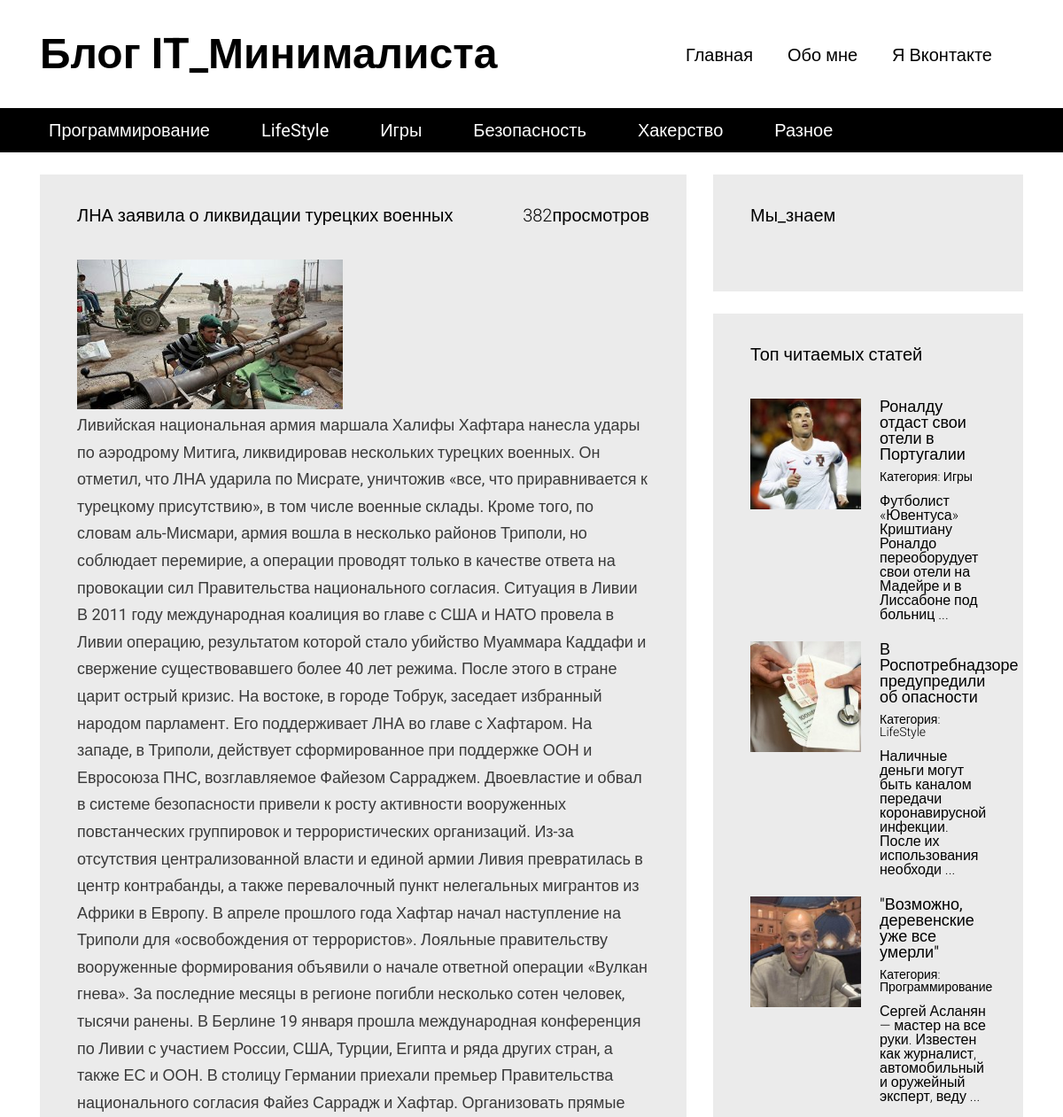
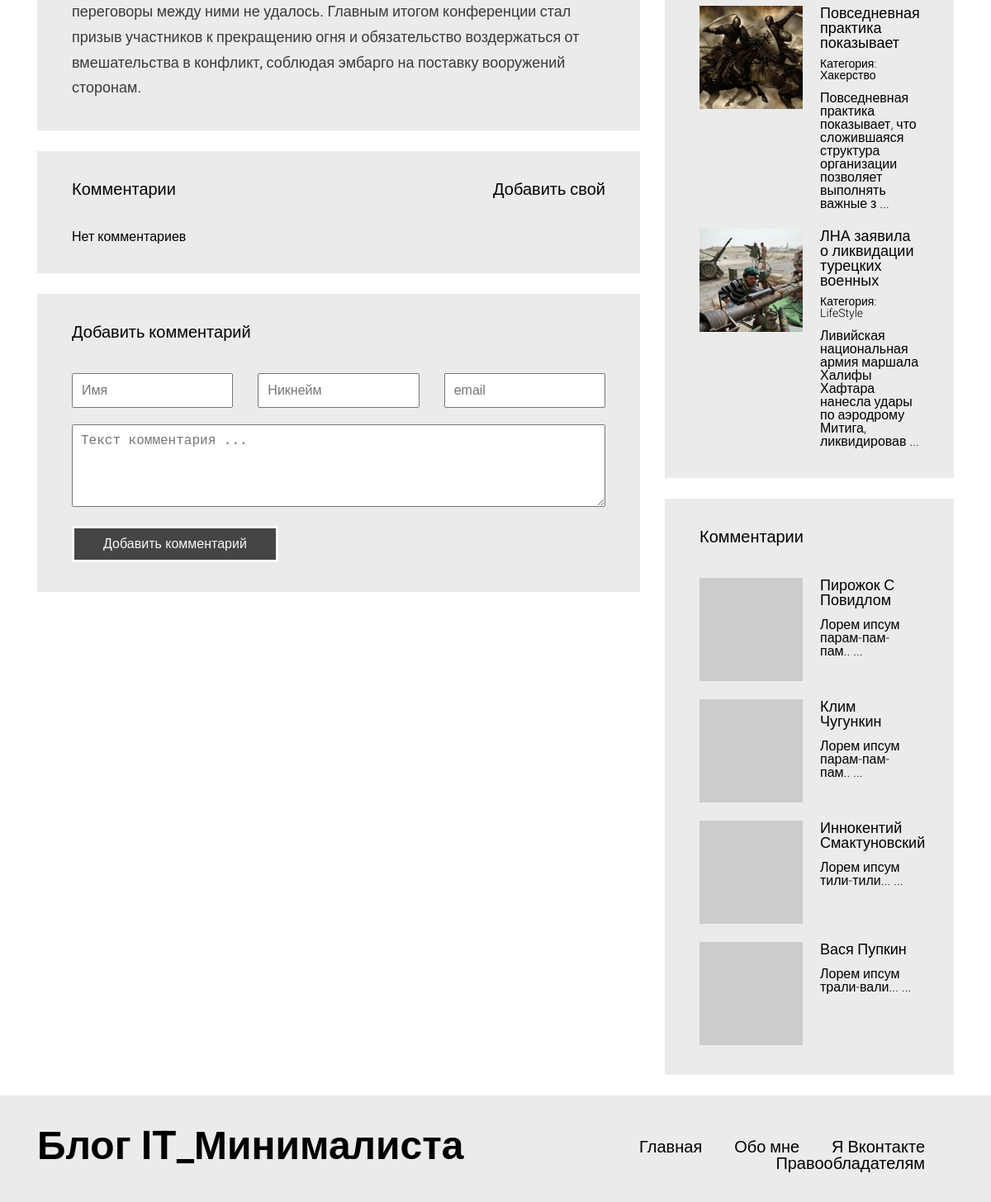
The page /article.php?id=9 on the database its author committed (2 pictures, top to bottom).
### tables this page shows
CREATE TABLE `articles_categories` (
  `id` int(11) NOT NULL,
  `title` varchar(100) NOT NULL
);

CREATE TABLE `articles` (
  `id` int(11) NOT NULL,
  `title` varchar(255) DEFAULT NULL,
  `image` varchar(100) NOT NULL,
  `text` text DEFAULT NULL,
  `categorie_id` int(11) NOT NULL,
  `pubdate` datetime NOT NULL DEFAULT current_timestamp(),
  `views` int(11) NOT NULL DEFAULT 0
);

CREATE TABLE `comments` (
  `id` int(11) NOT NULL,
  `autor` varchar(100) NOT NULL,
  `nickname` varchar(100) NOT NULL,
  `email` varchar(255) NOT NULL,
  `text` text NOT NULL,
  `pubdate` datetime NOT NULL DEFAULT current_timestamp(),
  `articles_id` int(11) NOT NULL
);

### includes/config.php (called while the page is built, shortened)
<?php
$config = array(
    'title' => 'Блог IT_Минималиста',
    'vk_url' => 'https://vk.com/',
    'db' => array(
        'server' => 'localhost',
        'username' => 'root',
        'password' => '',
        'name' => 'blog'
    )
);

### article.php (the view, shortened to what this page needs)
<?php
require "includes/config.php";
?>
<!DOCTYPE html>
<html lang="en">
<head>
  <link rel="stylesheet" type="text/css" href="/media/assets/bootstrap-grid-only/css/grid12.css">
  <link rel="stylesheet" type="text/css" href="/media/css/style.css">
</head>
<body>
  <div id="wrapper">
  <?php include "includes/header.php"; ?>
    <?php
    $article = mysqli_query($connection, "SELECT * FROM `articles` WHERE `id` =" . (int) $_GET['id']);
        if (mysqli_num_rows($article) <= 0) {
        ?>
    <div id="content">
        <div class="container">
        <div class="row">
            <section class="content__left col-md-8">
            <div class="block">
                <h3>Статья не найдена!</h3>
                <div class="block__content">
                <div class="full-text">
                    Запрашиваемая Вами статья не существует.
                </div>
                </div>
            </div>
            </section>
            <section class="content__right col-md-4">
            <?php include "includes/sidebar.php"; ?>
            </section>
        </div>
        </div>
    </div>
    <?php
    } else {
        $art = mysqli_fetch_assoc($article);
        mysqli_query($connection, "UPDATE `articles` SET `views` = `views` + 1 WHERE `id` = " . (int) $art['id']);
        ?>
<div id="content">
    <div class="container">
        <div class="row">
            <section class="content__left col-md-8">
            <div class="block">
                <a><?php echo $art['views']; ?>просмотров</a>
                <h3><?php echo $art['title']; ?></h3>
                <div class="block__content">
                <img src="static/images/<?php echo $art['image']; ?>" style="max-width: 100%;">
                <div class="full-text">
                <?php echo $art['text']; ?></div>
                </div>
                </div>
                <div class="block">
                <a href="#comment_add_form">Добавить свой</a>
                <h3>Комментарии</h3>
                <div class="block__content">
                <div class="articles articles__vertical">
                <?php
                    $comments = mysqli_query($connection, "SELECT * FROM `comments` WHERE `articles_id` =" . (int) $art['id'] . " ORDER BY `id` DESC");
                    if( mysqli_num_rows($comments) <= 0 )
                    {
                        echo "Нет комментариев";
                    }
                    ?>
                </div>
            </div>
            </div>
            <div class="block" id="comment-add-form">
            <h3>Добавить комментарий</h3>
              <div class="block__content">
                <form class="form" method="POST" action="/article.php?id=<?php echo $art['id']; ?> #comment-add-form">
                  <div class="form__group">
                    <div class="row">
                      <div class="col-md-4">
                        <input type="text" class="form__control" required="" name="name" placeholder="Имя" value= "<?php $_POST['name']; ?>">
                      </div>
                      <div class="col-md-4">
                        <input type="text" class="form__control" required="" name="nickname" placeholder="Никнейм" value= "<?php $_POST['Никнейм']; ?>">
                      </div>
                      <div class="col-md-4">
                        <input type="text" class="form__control" required="" name="email" placeholder="email" value= "<?php $_POST['email']; ?>">
                      </div>
                    </div>
                  </div>
                  <div class="form__group">
                    <textarea name="text" required="" class="form__control" placeholder="Текст комментария ..."><?php $_POST['text']; ?></textarea>
                  </div>
                  <div class="form__group">
                    <input type="submit" class="form__control" name="do_post" value="Добавить комментарий">
                  </div>
                </form>
              </div>
            </div>
            </section>
            <section class="content__right col-md-4">
            <?php include "includes/sidebar.php"; ?>
            </section>
        </div>
    </div>
</div>
    <?php
        }
    ?>
    <?php include "includes/footer.php"; ?>
  </div>
</body>
</html>

### includes/header.php
<header id="header">
    <div class="header__top">
    <div class="container">
        <div class="header__top__logo">
        <h1><?php echo $config['title']; ?></h1>
        </div>
        <nav class="header__top__menu">
        <ul>
            <li><a href="/">Главная</a></li>
            <li><a href="/pages/about_me.php">Обо мне</a></li>
            <li><a href="<?php echo $config['vk_url']; ?>">Я Вконтакте</a></li>
        </ul>
        </nav>
    </div>
    </div>
    <?php
        $categories = mysqli_query($connection, "SELECT * FROM `articles_categories`");
    ?>
    <div class="header__bottom">
    <div class="container">
        <nav>
        <ul>
            <?php
                while( $cat = mysqli_fetch_assoc($categories) )
                {
                    ?>
                    <li><a href="/articles.php?categorie=<?php echo $cat['id']; ?>"><?php echo $cat['title']; ?></a></li>
                    <?php
                }
            ?>
        </ul>
        </nav>
    </div>
    </div>
</header>

### includes/sidebar.php (shortened to what this page needs)
<div class="block">
    <h3>Мы_знаем</h3>
    <div class="block__content">
    </div>
</div>
<div class="block">
    <h3>Топ читаемых статей</h3>
    <div class="block__content">
    <div class="articles articles__vertical">
    <?php
        $articles = mysqli_query($connection, "SELECT * FROM `articles` ORDER BY `views` DESC LIMIT 5");
        while ( $art = mysqli_fetch_assoc($articles) )
        {
        ?>
        <article class="article">
        <div class="article__image" style="background-image: url(/static/images/<?php echo $art['image']; ?>);"></div>
        <div class="article__info">
            <a href="article.php?id=<?php echo $art['id']; ?>"><?php echo $art['title']; ?></a>
            <div class="article__info__meta">
            <?php
                $art_cat = false;
                foreach( $categories as $cat )
                {
                if( $cat['id'] == $art['categorie_id'])
                {
                    $art_cat = $cat;
                break;
                }
                }
            ?>
            <small>Категория: <a href="/articles.php?categorie=<?php echo $art_cat['id']; ?>"><?php echo $art_cat['title']; ?></a></small>
            </div>
            <div class="article__info__preview"><?php echo mb_substr(strip_tags($art['text']), 0, 100, 'utf-8') . ' ...';  ?></div>
        </div>
        </article>
        <?php
        }
        ?>
    </div>
    </div>
</div>
<div class="block">
    <h3>Комментарии</h3>
    <div class="block__content">
    <div class="articles articles__vertical">
    <?php
        $comments = mysqli_query($connection, "SELECT * FROM `comments` ORDER BY `id` DESC LIMIT 5");
        while ( $comment = mysqli_fetch_assoc($comments) )
        {
        ?>
        <article class="article">
        <div class="article__image" style="background-image: url(https://s.gravatar.com/avatar/<?php echo md5($comment['email']); ?>?s=80);"></div>
        <div class="article__info">
            <a href="article.php?id=<?php echo $comment['articles_id']; ?>"><?php echo $comment['autor']; ?></a>
            <div class="article__info__preview"><?php echo mb_substr(strip_tags($comment['text']), 0, 100, 'utf-8') . ' ...';  ?></div>
        </div>
        </article>
        <?php
        }
        ?>
    </div>
    </div>
</div>

### media/css/style.css (style rules this page uses)
html, body, div, span, applet, object, iframe, h1, h2, h3, h4, h5, h6, p, blockquote, pre, a, abbr, acronym, address, big, cite, code, del, dfn, em, img, ins, kbd, q, s, samp, small, strike, strong, sub, sup, tt, var, b, u, i, center, dl, dt, dd, ol, ul, li, fieldset, form, label, legend, table, caption, tbody, tfoot, thead, tr, th, td, article, aside, canvas, details, embed, figure, figcaption, footer, header, hgroup, menu, nav, output, ruby, section, summary, time, mark, audio, video { margin: 0; padding: 0; border: 0; font-size: 100%; font: inherit; vertical-align: baseline; }
article, aside, details, figcaption, figure, footer, header, hgroup, menu, nav, section { display: block; }
body { line-height: 1; }
ol, ul { list-style: none; }
h1 { font-size: 48px; font-weight: bold; }
h3 { font-size: 20px; font-weight: bold; }
body { font-family: 'Roboto', sans-serif; }
#header { margin-bottom: 25px; }
#header .header__top { padding: 37px 0; }
#header .header__top .header__top__logo { float: left; }
#header .header__top .header__top__menu { padding-top: 15px; text-align: right; }
#header .header__top .header__top__menu ul > li { display: inline-block; margin-right: 35px; }
#header .header__top .header__top__menu ul > li > a { font-size: 20px; text-decoration: none; color: black; }
#header .header__bottom { height: 50px; background-color: black; line-height: 50px; }
#header .header__bottom nav ul > li { display: inline-block; margin-right: 34px; }
#header .header__bottom nav ul > li > a { color: white; font-size: 20px; text-decoration: none; padding: 3px 10px; }
.block { background-color: #ebebeb; padding: 36px 42px; margin-bottom: 25px; }
.block > h3 { font-weight: normal; }
.block > a { float: right; font-size: 20px; color: black; text-decoration: none; font-weight: 300; }
.block .block__content { padding-top: 40px; }
.articles.articles__vertical .article { margin-bottom: 22px; }
.articles .article:last-child { margin-bottom: 0; }
.articles .article:after { visibility: hidden; display: block; font-size: 0; content: " "; clear: both; height: 0; }
.articles .article .article__image { width: 125px; height: 125px; overflow: hidden; background-color: black; float: left; background-repeat: no-repeat; background-size: cover; background-position: center center; }
.articles .article .article__info { margin-left: 125px; padding-left: 21px; }
.articles .article .article__info > a { color: black; font-size: 18px; font-weight: normal; text-decoration: none; }
.articles .article .article__info > .article__info__meta { font-size: 14px; font-weight: 300; margin-top: 9px; margin-bottom: 13px; }
.articles .article .article__info > .article__info__meta a { color: black; text-decoration: none; }
.articles .article .article__info > .article__info__preview { font-size: 16px; font-weight: 300; }
.full-text { font-size: 18px; color: #3a3a3a; line-height: 1.7em; }
.form .form__group { margin-bottom: 20px; }
.form .form__group:last-child { margin-bottom: 0; }
.form .form__control { width: 100%; padding: 10px; font-size: 16px; outline: none; }
.form textarea.form__control { min-height: 100px; }
.form input[type="submit"].form__control { background-color: black; color: white; border: 3px solid white; width: 250px; opacity: 0.7; }

### rows shown on the page
articles_categories: title "Программирование"
articles_categories: title "LifeStyle"
articles_categories: title "Игры"
articles_categories: title "Безопасность"
articles_categories: title "Хакерство"
articles_categories: title "Разное"
articles: views "382", title "ЛНА заявила о ликвидации турецких военных", image (picture), text "Ливийская национальная армия маршала Халифы Хафтара нанесла удары по аэродрому Митига, ликвидировав нескольких турецких военных. Он отметил, что ЛНА ударила по Мисрате, уничтожив «все, что приравнивается к турецкому присутствию», в том числе военные склады. Кроме того, по словам аль-Мисмари, армия вошла в несколько районов Триполи, но соблюдает перемирие, а операции проводят только в качестве ответа на провокации сил Правительства национального согласия. Ситуация в Ливии В 2011 году международная коалиция во главе с США и НАТО провела в Ливии операцию, результатом которой стало убийство Муаммара Каддафи и свержение существовавшего более 40 лет режима. После этого в стране царит острый…", text "Ливийская национальная армия маршала Халифы Хафтара нанесла удары по аэродрому Митига, ликвидировав"
articles: image (picture), title "Роналду отдаст свои отели в Португалии", text "Футболист «Ювентуса» Криштиану Роналдо переоборудует свои отели на Мадейре и в Лиссабоне под больниц"
articles: image (picture), title "В Роспотребнадзоре предупредили об опасности", text "Наличные деньги могут быть каналом передачи коронавирусной инфекции. После их использования необходи"
articles: image (picture), title "\"Возможно, деревенские уже все умерли\"", text "Сергей Асланян — мастер на все руки. Известен как журналист, автомобильный и оружейный эксперт, веду"
articles: image (picture), title "Повседневная практика показывает", text "Повседневная практика показывает, что сложившаяся структура организации позволяет выполнять важные з"
comments: autor "Пирожок С Повидлом", text "Лорем ипсум парам-пам-пам.."
comments: autor "Клим Чугункин", text "Лорем ипсум парам-пам-пам.."
comments: autor "Иннокентий Смактуновский", text "Лорем ипсум тили-тили..."
comments: autor "Вася Пупкин", text "Лорем ипсум трали-вали..."

### other values the page prints
$config['title'] "Блог IT_Минималиста"
